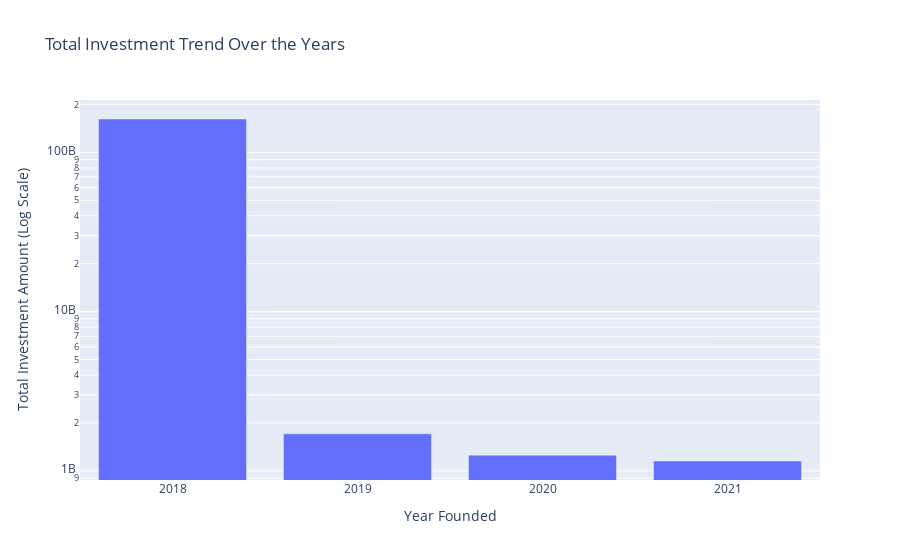

Notebook cell for this chart:
### Code cell
# Aggregate investment amounts by year
investment_trend = master_df.groupby('Founded')['Amount'].sum().reset_index()

# Filter the DataFrame to include only startups that were founded in 2018 or later
investment_trend = investment_trend[investment_trend['Founded'] >= 2018]

# Create a bar chart
fig = px.bar(investment_trend, x='Founded', y='Amount', title='Total Investment Trend Over the Years')
fig.update_layout(xaxis_title='Year Founded', yaxis_title='Total Investment Amount (Log Scale)', yaxis_type='log', xaxis_tickmode='linear',)
fig.show()

### Figure 1 — Plotly figure (JSON) as saved in the notebook; plotly's stock layout.template omitted (floating-point values rounded to 4 significant figures)
{"data": [{"alignmentgroup": "True", "hovertemplate": "Founded=%{x}<br>Amount=%{y}<extra></extra>", "legendgroup": "", "marker": {"color": "#636efa", "pattern": {"shape": ""}}, "name": "", "offsetgroup": "", "orientation": "v", "showlegend": false, "textposition": "auto", "type": "bar", "x": [2018, 2019, 2020, 2021], "xaxis": "x", "y": [162000000000.0, 1708412128, 1255718590, 1153980000], "yaxis": "y"}], "layout": {"barmode": "relative", "legend": {"tracegroupgap": 0}, "title": {"text": "Total Investment Trend Over the Years"}, "xaxis": {"anchor": "y", "domain": [0, 1], "tickmode": "linear", "title": {"text": "Year Founded"}}, "yaxis": {"anchor": "x", "domain": [0, 1], "title": {"text": "Total Investment Amount (Log Scale)"}, "type": "log"}}}
